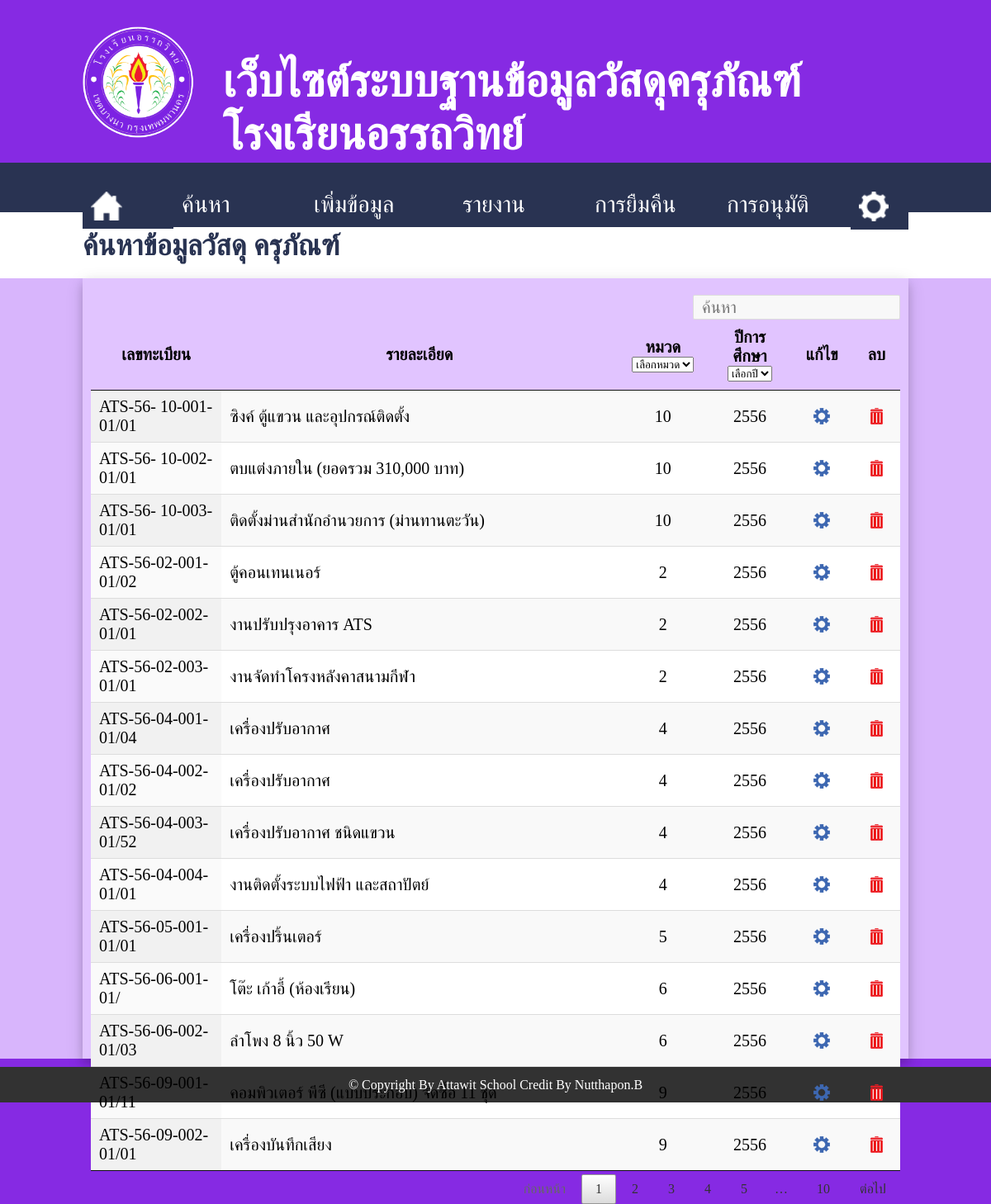
Page /search_mda.php (signed in) on the committed database.
### tables this page shows
CREATE TABLE `data_mda` (
  `id` int(11) NOT NULL auto_increment,
  `id_mda` varchar(25) NOT NULL,
  `id_type` int(11) NOT NULL,
  `year` int(11) NOT NULL,
  `detail` varchar(1000) default NULL,
  `brand` varchar(1000) default NULL,
  `amount` int(11) default NULL,
  `price` decimal(10,2) default NULL,
  `total_price` decimal(10,2) default NULL,
  `applications` varchar(500) default NULL,
  `note` varchar(1000) default NULL,
  `date_in` text,
  `company` varchar(500) default NULL,
  `address` varchar(500) default NULL,
  `tel` varchar(20) default NULL,
  `fax` varchar(20) default NULL,
  `web` varchar(500) default NULL,
  `picture` varchar(500) default NULL,
  `status` int(11) NOT NULL,
  PRIMARY KEY  (`id`)
);

### search_mda.php (the view, shortened to what this page needs)
<?php
include('popup.php');
?>
<html>
<head>
	<link rel="stylesheet" href="style.css">
	<link rel="stylesheet" href="jquery.dataTables.min.css" />
</head>
<body id="search">
	<div style='width:100%; height:180px;'>
		<div style='width:1000px; heigth:100%; margin:auto; padding-top:1%;'>
			<div style='width:15%; heigth:100%; float:left;'>
				<img src='image/logo_ats.png' style="margin-top:20px;" width='90%'>
			</div>
			<div style='width:83%; heigth:100%; float:left; padding-left:2%;'>
				<h1 style="margin-top:55px;">เว็บไซต์ระบบฐานข้อมูลวัสดุครุภัณฑ์โรงเรียนอรรถวิทย์
				</h1>
			</div>
		</div>
	</div>
	<div style='width:100%; height:60px; background:#293352;'>
		<div style='width:1000px; heigth:100%; margin:auto; margin-top:17px; padding-top:12px;'>
			<div id="sMenu" style="width:90px; heigth:100%; float:left;">
				<a href="main_finance.php">
					<div><img src="image/home.png" width="38"></div>
				</a>
			</div>
			<div class="dropdown" style="width:160px; heigth:100%; float:left;">
				<a href="search_mda.php">
					<div class="dropbtn">ค้นหา</div>
				</a>
			</div>
			<a href="add_mda.php">
				<div id="sMenu" style="width:160px; heigth:100%; float:left;">
					<div>เพิ่มข้อมูล</div>
				</div>
			</a>
			<div class="dropdown" style="width:160px; heigth:100%; float:left;">
				<div class="dropbtn">รายงาน</div>
			</div>
			<div class="dropdown" style="width:160px; heigth:100%; float:left;">
				<div class="dropbtn">การยืมคืน</div>
			</div>
			<a href="">
				<div id="sMenu" style="width:140px; heigth:100%; float:left;">
					<div>การอนุมัติ</div>
				</div>
			</a>
			<a href="">
				<div id="sMenu" style="width:50px; heigth:105%; float:left;">
					<div><img src="image/pass.png" width="36"></div>
				</div>
			</a>
		</div>
	</div>
	<div style='width:100%; height:80px; margin-top:-29px; background:#ffffff;'>
		<div style='width:1000px; height:100%; margin:auto; background:#ffffff;'>
			<h2>ค้นหาข้อมูลวัสดุ ครุภัณฑ์</h2>
		</div>
	</div>
	<div style='width:100%; height:945px; background:#d8b5fc;'>
		<div style='width:980px; height:925px; padding-top:20px; padding-left:10px; padding-right:10px; background:#e1c4ff; margin:auto; box-shadow: 0 6px 10px 0 rgba(0, 0, 0, 0.14), 0 6px 20px 0 rgba(0, 0, 0, 0.14);'>
			<table id="example" class="display" style="font-size: 20px;" cellspacing="0" width="100%">
		        <thead>
		            <tr>
		                <th>เลขทะเบียน</th>
		                <th>รายละเอียด</th>
		                <th>หมวด</th>
		                <th>ปีการศึกษา</th>
		                <th>แก้ไข</th>
		                <th>ลบ</th>
		            </tr>
		        </thead>
		        <tbody>
		        	<?php
		        	$sql = "SELECT * FROM data_mda";
		        	$query = mysql_query($sql);
		        	while ($data = mysql_fetch_array($query)) {
		        		echo "
		        		<tr style='cursor: hand;' data-href='show_mda.php?id=".$data['id']."'>
			                <td>".$data['id_mda']."</td>
			                <td>".$data['detail']."</td>
			                <td><center>".$data['id_type']."</center></td>
			                <td><center>".$data['year']."</center></td>
			                <td><center><a href='edit_mda.php?id=".$data['id']."'><img src='image/edit.png' id='picHover'></a></center></td>
			                <td><center><a href='remove_mda.php?id=".$data['id']."'><img src='image/remove.png' id='picHover'></a><center></td>
			            </tr>";
		        	}
		        	 ?>
		        </tbody>
		    </table>
		</div>
	</div>
	<div style="background:#323232; width:100%; height:30px; text-align: center; padding-top: 13px; margin-bottom:0px;">
		<font color="#ffffff">&copy Copyright By Attawit School Credit By Nutthapon.B</font>
	</div>
</body>
</html>

### style.css (style rules this page uses)
h1 { font-family:TH Sarabun New; font-size: 55px; color:#ffffff; }
h2 { font-family:TH Sarabun New; font-size: 35px; color:#293352; padding-top: 20px; }
#search { background-repeat: no-repeat; padding:0px; margin:0px; height:1300px; background-size: 100%; background: #862ae3; font-family:TH Sarabun New; }
a:link { text-decoration: none; color: #862ae3; }
.dropbtn { background-color: #293352; color: white; padding: 10px; margin-top: -10px; font-family:TH Sarabun New; font-size: 28px; color:#ffffff; border: none; cursor: pointer; }
.dropdown { display: inline-block; }
#sMenu { background-color: #293352; color: white; padding: 10px; margin-top: -10px; font-family:TH Sarabun New; font-size: 28px; color:#ffffff; border: none; cursor: pointer; display: inline-block; }

### rows in the picture
data_mda: id_mda "ATS-56-02-001-01/02", detail "ตู้คอนเทนเนอร์", id_type "2", year "2556"
data_mda: id_mda "ATS-56-02-002-01/01", detail "งานปรับปรุงอาคาร ATS", id_type "2", year "2556"
data_mda: id_mda "ATS-56-02-003-01/01", detail "งานจัดทำโครงหลังคาสนามกีฬา", id_type "2", year "2556"
data_mda: id_mda "ATS-56-04-001-01/04", detail "เครื่องปรับอากาศ", id_type "4", year "2556"
data_mda: id_mda "ATS-56-04-002-01/02", detail "เครื่องปรับอากาศ", id_type "4", year "2556"
data_mda: id_mda "ATS-56-04-003-01/52", detail "เครื่องปรับอากาศ ชนิดแขวน", id_type "4", year "2556"
data_mda: id_mda "ATS-56-04-004-01/01", detail "งานติดตั้งระบบไฟฟ้า และสถาปัตย์", id_type "4", year "2556"
data_mda: id_mda "ATS-56-05-001-01/01", detail "เครื่องปริ้นเตอร์", id_type "5", year "2556"
data_mda: id_mda "ATS-56-06-001-01/", detail "โต๊ะ เก้าอี้ (ห้องเรียน)", id_type "6", year "2556"
data_mda: id_mda "ATS-56-06-002-01/03", detail "ลำโพง 8 นิ้ว 50 W", id_type "6", year "2556"
data_mda: id_mda "ATS-56-09-001-01/11", detail "คอมพิวเตอร์ พีซี…", id_type "9", year "2556"
data_mda: id_mda "ATS-56-09-002-01/01", detail "เครื่องบันทึกเสียง", id_type "9", year "2556"
data_mda: id_mda "ATS-56- 10-001-01/01", detail "ซิงค์ ตู้แขวน และอุปกรณ์ติดตั้ง", id_type "10", year "2556"
data_mda: id_mda "ATS-56- 10-002-01/01", detail "ตบแต่งภายใน (ยอดรวม 310,000 บาท)", id_type "10", year "2556"
data_mda: id_mda "ATS-56- 10-003-01/01", detail "ติดตั้งม่านสำนักอำนวยการ (ม่านทานตะวัน)", id_type "10", year "2556"
